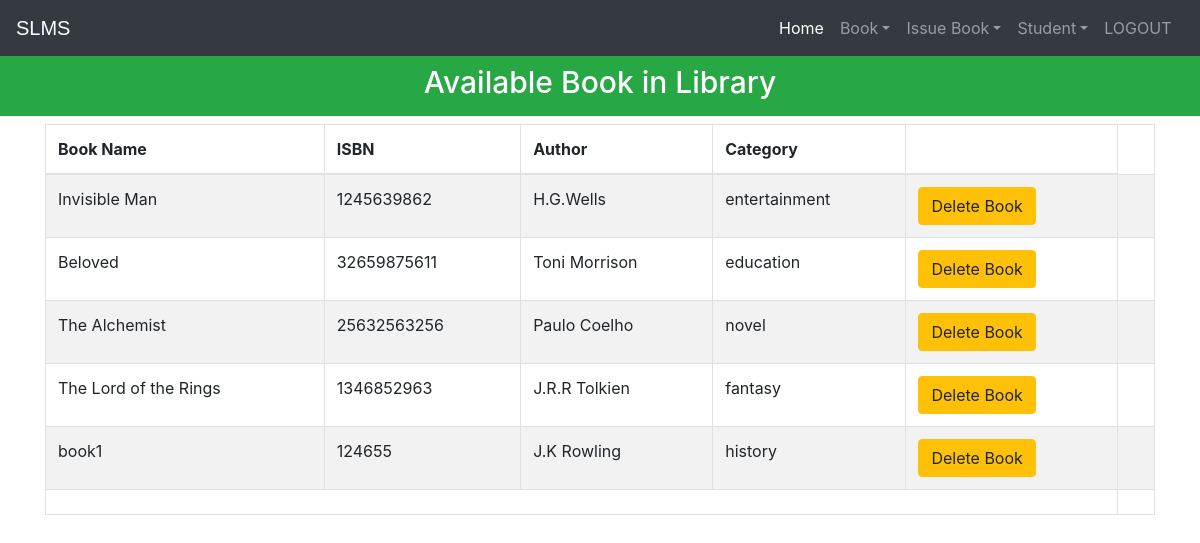
Page /acc/viewbook on the committed database.
### account/models.py (models this page shows, shortened)
class Book(models.Model):
    catchoice= [
        ('education', 'Education'),
        ('entertainment', 'Entertainment'),
        ('comics', 'Comics'),
        ('biography', 'Biography'),
        ('history', 'History'),
        ('novel', 'Novel'),
        ('fantasy', 'Fantasy'),
        ('thriller', 'Thriller'),
        ('romance', 'Romance'),
        ('scifi','Sci-Fi')
        ]
    name=models.CharField(max_length=30)
    isbn=models.PositiveIntegerField()
    author=models.CharField(max_length=40)
    category=models.CharField(max_length=30,choices=catchoice,default='education')

### account/views.py (the view)
# urls.py: path('viewbook',ViewBook.as_view(),name="viewbk"),
class ViewBook(View):
    def get(self,request):
        books=Book.objects.all()
        return render(request,'viewbook.html',{'books':books})

### account/templates/viewbook.html (shortened to what this page needs)
<!DOCTYPE html>
<html lang="en" dir="ltr">
  <head>
    <link rel="stylesheet" href="https://stackpath.bootstrapcdn.com/bootstrap/4.3.1/css/bootstrap.min.css">
  </head>
  <body>
    {% include "navbaradmin.html" %}
    <br>
    <br>
    <h3 class="p-3 mb-2 bg-success text-white" style = 'font-size: 30px;text-align:center;'>Available Book in Library</h3>
{% if books%}
<div class="container">
  <table class="table table-hover table-condensed table-striped table-bordered">
    <thead>
    <tr>
    <th>Book Name</th>
    <th>ISBN</th>
    <th>Author</th>
    <th>Category</th>
    <th> </th>
    </tr>
    </thead>
    <tfoot>
    <tr>
    <td colspan="5" rowspan="5">
    </td>
    </tr>
    </tfoot>
    <tbody>
      {% for book in books %}
        <tr>
          <td>{{book.name}}</td>
          <td>{{book.isbn}}</td>
          <td>{{book.author}}</td>
          <td>{{book.category}}</td>
          <td> <a href="{% url 'delcart' book.id %}" class=" btn btn-warning">Delete Book</a><td>
        </tr>
      {% endfor %}
    </tbody>
    </table>
</div>
{%else%}
<h1>Have 0 book</h1>
{%endif%}
<br><br><br><br><br><br><br><br><br>
    {% include "footer.html" %}
  </body>
</html>

### rows in the picture
Book: name "Invisible Man", isbn "1245639862", author "H.G.Wells", category "entertainment"
Book: name "Beloved", isbn "32659875611", author "Toni Morrison", category "education"
Book: name "The Alchemist", isbn "25632563256", author "Paulo Coelho", category "novel"
Book: name "The Lord of the Rings", isbn "1346852963", author "J.R.R Tolkien", category "fantasy"
Book: name "book1", isbn "124655", author "J.K Rowling", category "history"
